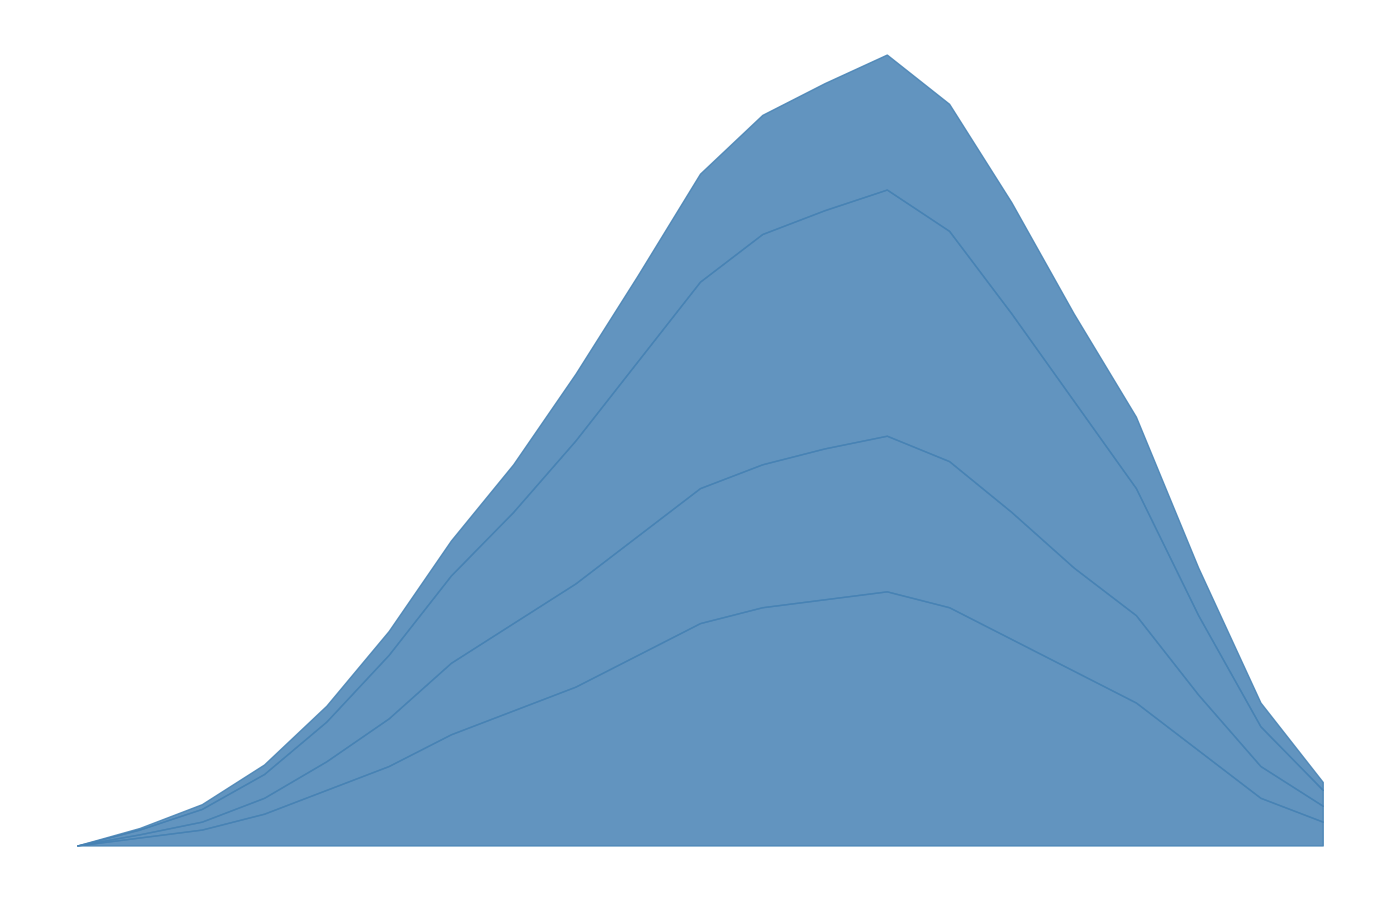

Source code (Python):
import matplotlib.pyplot as plt
import numpy as np

years = np.arange(2000, 2021)

assembly_robots = [0, 5, 10, 20, 35, 50, 70, 85, 100, 120, 140, 150, 155, 160, 150, 130, 110, 90, 60, 30, 15]
painting_robots = [0, 2, 5, 10, 18, 30, 45, 55, 65, 75, 85, 90, 95, 98, 92, 80, 65, 55, 35, 20, 10]
welding_robots = [0, 3, 8, 15, 25, 40, 55, 70, 90, 110, 130, 145, 150, 155, 145, 125, 105, 80, 50, 25, 10]
packaging_robots = [0, 1, 3, 6, 10, 15, 22, 30, 42, 54, 68, 75, 80, 85, 80, 70, 55, 45, 30, 15, 5]

robots_data = np.vstack([assembly_robots, painting_robots, welding_robots, packaging_robots])
cumulative_data = np.cumsum(robots_data, axis=0)

# Single color applied
single_color = '#4682B4'

fig, ax = plt.subplots(figsize=(14, 9))

ax.fill_between(years, 0, cumulative_data[0], color=single_color, alpha=0.85)
ax.fill_between(years, cumulative_data[0], cumulative_data[1], color=single_color, alpha=0.85)
ax.fill_between(years, cumulative_data[1], cumulative_data[2], color=single_color, alpha=0.85)
ax.fill_between(years, cumulative_data[2], cumulative_data[3], color=single_color, alpha=0.85)

# Remove legends, grids, and borders
ax.set_xticks([])
ax.set_yticks([])
ax.spines['top'].set_visible(False)
ax.spines['right'].set_visible(False)
ax.spines['bottom'].set_visible(False)
ax.spines['left'].set_visible(False)

plt.tight_layout()

plt.show()
